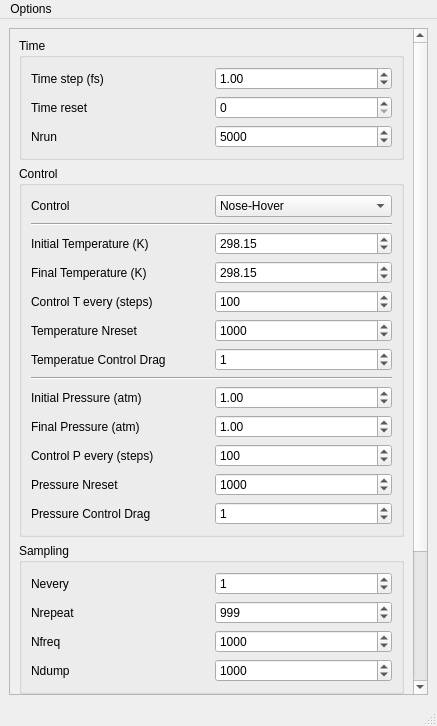
<?xml version="1.0" encoding="UTF-8"?>
<ui version="4.0">
 <class>MainWindow</class>
 <widget class="QMainWindow" name="MainWindow">
  <property name="geometry">
   <rect>
    <x>0</x>
    <y>0</y>
    <width>437</width>
    <height>726</height>
   </rect>
  </property>
  <property name="windowTitle">
   <string>MainWindow</string>
  </property>
  <widget class="QWidget" name="centralwidget">
   <layout class="QVBoxLayout" name="verticalLayout_5">
    <item>
     <widget class="QScrollArea" name="scrollArea">
      <property name="widgetResizable">
       <bool>true</bool>
      </property>
      <widget class="QWidget" name="scrollAreaWidgetContents">
       <property name="geometry">
        <rect>
         <x>0</x>
         <y>-290</y>
         <width>403</width>
         <height>952</height>
        </rect>
       </property>
       <layout class="QVBoxLayout" name="verticalLayout_6">
        <item>
         <widget class="QGroupBox" name="groupBox">
          <property name="title">
           <string>Time</string>
          </property>
          <property name="checkable">
           <bool>false</bool>
          </property>
          <layout class="QVBoxLayout" name="verticalLayout">
           <item>
            <layout class="QHBoxLayout" name="horizontalLayout_12">
             <item>
              <widget class="QLabel" name="label_12">
               <property name="text">
                <string>Time step (fs)</string>
               </property>
              </widget>
             </item>
             <item>
              <widget class="QDoubleSpinBox" name="spinbox_timestep">
               <property name="value">
                <double>1.000000000000000</double>
               </property>
              </widget>
             </item>
            </layout>
           </item>
           <item>
            <layout class="QHBoxLayout" name="horizontalLayout_14">
             <item>
              <widget class="QLabel" name="label_14">
               <property name="text">
                <string>Time reset</string>
               </property>
              </widget>
             </item>
             <item>
              <widget class="QSpinBox" name="spinbox_timereset"/>
             </item>
            </layout>
           </item>
           <item>
            <layout class="QHBoxLayout" name="horizontalLayout_13">
             <item>
              <widget class="QLabel" name="label_13">
               <property name="text">
                <string>Nrun</string>
               </property>
              </widget>
             </item>
             <item>
              <widget class="QSpinBox" name="spinbox_nrun">
               <property name="maximum">
                <number>99999999</number>
               </property>
               <property name="value">
                <number>5000</number>
               </property>
              </widget>
             </item>
            </layout>
           </item>
          </layout>
         </widget>
        </item>
        <item>
         <widget class="QGroupBox" name="groupBox_2">
          <property name="title">
           <string>Control</string>
          </property>
          <property name="checkable">
           <bool>false</bool>
          </property>
          <layout class="QVBoxLayout" name="verticalLayout_2">
           <item>
            <layout class="QHBoxLayout" name="horizontalLayout_4">
             <item>
              <widget class="QLabel" name="label_4">
               <property name="text">
                <string>Control</string>
               </property>
              </widget>
             </item>
             <item>
              <widget class="QComboBox" name="combobox_control">
               <item>
                <property name="text">
                 <string>Nose-Hover</string>
                </property>
               </item>
              </widget>
             </item>
            </layout>
           </item>
           <item>
            <widget class="Line" name="line">
             <property name="orientation">
              <enum>Qt::Horizontal</enum>
             </property>
            </widget>
           </item>
           <item>
            <layout class="QHBoxLayout" name="horizontalLayout">
             <item>
              <widget class="QLabel" name="label">
               <property name="text">
                <string>Initial Temperature (K)</string>
               </property>
              </widget>
             </item>
             <item>
              <widget class="QDoubleSpinBox" name="spinbox_initialtemperature">
               <property name="maximum">
                <double>99999999.000000000000000</double>
               </property>
               <property name="value">
                <double>298.149999999999977</double>
               </property>
              </widget>
             </item>
            </layout>
           </item>
           <item>
            <layout class="QHBoxLayout" name="horizontalLayout_2">
             <item>
              <widget class="QLabel" name="label_2">
               <property name="text">
                <string>Final Temperature (K)</string>
               </property>
              </widget>
             </item>
             <item>
              <widget class="QDoubleSpinBox" name="spinbox_finaltemperature">
               <property name="maximum">
                <double>99999999.000000000000000</double>
               </property>
               <property name="value">
                <double>298.149999999999977</double>
               </property>
              </widget>
             </item>
            </layout>
           </item>
           <item>
            <layout class="QHBoxLayout" name="horizontalLayout_5">
             <item>
              <widget class="QLabel" name="label_5">
               <property name="text">
                <string>Control T every (steps)</string>
               </property>
              </widget>
             </item>
             <item>
              <widget class="QSpinBox" name="spinbox_controltevery">
               <property name="maximum">
                <number>99999999</number>
               </property>
               <property name="value">
                <number>100</number>
               </property>
              </widget>
             </item>
            </layout>
           </item>
           <item>
            <layout class="QHBoxLayout" name="horizontalLayout_8">
             <item>
              <widget class="QLabel" name="label_8">
               <property name="text">
                <string>Temperature Nreset</string>
               </property>
              </widget>
             </item>
             <item>
              <widget class="QSpinBox" name="spinbox_temperaturenreset">
               <property name="maximum">
                <number>99999999</number>
               </property>
               <property name="value">
                <number>1000</number>
               </property>
              </widget>
             </item>
            </layout>
           </item>
           <item>
            <layout class="QHBoxLayout" name="horizontalLayout_6">
             <item>
              <widget class="QLabel" name="label_6">
               <property name="text">
                <string>Temperatue Control Drag</string>
               </property>
              </widget>
             </item>
             <item>
              <widget class="QSpinBox" name="spinbox_temperaturecontroldrag">
               <property name="value">
                <number>1</number>
               </property>
              </widget>
             </item>
            </layout>
           </item>
           <item>
            <widget class="Line" name="line_2">
             <property name="orientation">
              <enum>Qt::Horizontal</enum>
             </property>
            </widget>
           </item>
           <item>
            <layout class="QHBoxLayout" name="horizontalLayout_3">
             <item>
              <widget class="QLabel" name="label_3">
               <property name="text">
                <string>Initial Pressure (atm)</string>
               </property>
              </widget>
             </item>
             <item>
              <widget class="QDoubleSpinBox" name="spinbox_initialpressure">
               <property name="maximum">
                <double>99999999.000000000000000</double>
               </property>
               <property name="value">
                <double>1.000000000000000</double>
               </property>
              </widget>
             </item>
            </layout>
           </item>
           <item>
            <layout class="QHBoxLayout" name="horizontalLayout_16">
             <item>
              <widget class="QLabel" name="label_16">
               <property name="text">
                <string>Final Pressure (atm)</string>
               </property>
              </widget>
             </item>
             <item>
              <widget class="QDoubleSpinBox" name="spinbox_finalpressure">
               <property name="maximum">
                <double>99999999.000000000000000</double>
               </property>
               <property name="value">
                <double>1.000000000000000</double>
               </property>
              </widget>
             </item>
            </layout>
           </item>
           <item>
            <layout class="QHBoxLayout" name="horizontalLayout_17">
             <item>
              <widget class="QLabel" name="label_17">
               <property name="text">
                <string>Control P every (steps)</string>
               </property>
              </widget>
             </item>
             <item>
              <widget class="QSpinBox" name="spinbox_controlpevery">
               <property name="maximum">
                <number>99999999</number>
               </property>
               <property name="value">
                <number>100</number>
               </property>
              </widget>
             </item>
            </layout>
           </item>
           <item>
            <layout class="QHBoxLayout" name="horizontalLayout_18">
             <item>
              <widget class="QLabel" name="label_18">
               <property name="text">
                <string>Pressure Nreset</string>
               </property>
              </widget>
             </item>
             <item>
              <widget class="QSpinBox" name="spinbox_pressurenreset">
               <property name="maximum">
                <number>99999999</number>
               </property>
               <property name="value">
                <number>1000</number>
               </property>
              </widget>
             </item>
            </layout>
           </item>
           <item>
            <layout class="QHBoxLayout" name="horizontalLayout_19">
             <item>
              <widget class="QLabel" name="label_19">
               <property name="text">
                <string>Pressure Control Drag</string>
               </property>
              </widget>
             </item>
             <item>
              <widget class="QSpinBox" name="spinbox_pressurecontroldrag">
               <property name="value">
                <number>1</number>
               </property>
              </widget>
             </item>
            </layout>
           </item>
          </layout>
         </widget>
        </item>
        <item>
         <widget class="QGroupBox" name="groupBox_3">
          <property name="title">
           <string>Sampling</string>
          </property>
          <property name="flat">
           <bool>false</bool>
          </property>
          <property name="checkable">
           <bool>false</bool>
          </property>
          <layout class="QVBoxLayout" name="verticalLayout_3">
           <item>
            <layout class="QHBoxLayout" name="horizontalLayout_7">
             <item>
              <widget class="QLabel" name="label_7">
               <property name="text">
                <string>Nevery</string>
               </property>
              </widget>
             </item>
             <item>
              <widget class="QSpinBox" name="spinbox_nevery">
               <property name="maximum">
                <number>99999999</number>
               </property>
               <property name="value">
                <number>1</number>
               </property>
              </widget>
             </item>
            </layout>
           </item>
           <item>
            <layout class="QHBoxLayout" name="horizontalLayout_10">
             <item>
              <widget class="QLabel" name="label_10">
               <property name="text">
                <string>Nrepeat</string>
               </property>
              </widget>
             </item>
             <item>
              <widget class="QSpinBox" name="spinbox_nrepeat">
               <property name="maximum">
                <number>99999999</number>
               </property>
               <property name="value">
                <number>999</number>
               </property>
              </widget>
             </item>
            </layout>
           </item>
           <item>
            <layout class="QHBoxLayout" name="horizontalLayout_9">
             <item>
              <widget class="QLabel" name="label_9">
               <property name="text">
                <string>Nfreq</string>
               </property>
              </widget>
             </item>
             <item>
              <widget class="QSpinBox" name="spinbox_nfreq">
               <property name="maximum">
                <number>99999999</number>
               </property>
               <property name="value">
                <number>1000</number>
               </property>
              </widget>
             </item>
            </layout>
           </item>
           <item>
            <layout class="QHBoxLayout" name="horizontalLayout_11">
             <item>
              <widget class="QLabel" name="label_11">
               <property name="text">
                <string>Ndump</string>
               </property>
              </widget>
             </item>
             <item>
              <widget class="QSpinBox" name="spinbox_ndump">
               <property name="maximum">
                <number>99999999</number>
               </property>
               <property name="value">
                <number>1000</number>
               </property>
              </widget>
             </item>
            </layout>
           </item>
          </layout>
         </widget>
        </item>
        <item>
         <widget class="QGroupBox" name="groupBox_4">
          <property name="title">
           <string>Dump</string>
          </property>
          <property name="flat">
           <bool>false</bool>
          </property>
          <property name="checkable">
           <bool>false</bool>
          </property>
          <layout class="QVBoxLayout" name="verticalLayout_4">
           <item>
            <layout class="QHBoxLayout" name="horizontalLayout_15">
             <item>
              <widget class="QLabel" name="label_15">
               <property name="text">
                <string>Properties</string>
               </property>
              </widget>
             </item>
             <item>
              <widget class="QLineEdit" name="lineedit_properties">
               <property name="text">
                <string>id mol type x y z ix iy iz vx vy vz fx fy fz</string>
               </property>
              </widget>
             </item>
            </layout>
           </item>
          </layout>
         </widget>
        </item>
        <item>
         <widget class="QGroupBox" name="groupBox_5">
          <property name="title">
           <string>Box Dimensions</string>
          </property>
          <property name="flat">
           <bool>false</bool>
          </property>
          <property name="checkable">
           <bool>false</bool>
          </property>
          <layout class="QVBoxLayout" name="verticalLayout_7">
           <item>
            <layout class="QHBoxLayout" name="horizontalLayout_21">
             <item>
              <widget class="QLabel" name="label_21">
               <property name="text">
                <string>Set cubic</string>
               </property>
              </widget>
             </item>
             <item>
              <widget class="QCheckBox" name="checkbox_setcubic">
               <property name="text">
                <string/>
               </property>
              </widget>
             </item>
            </layout>
           </item>
           <item>
            <layout class="QHBoxLayout" name="horizontalLayout_20">
             <item>
              <widget class="QLabel" name="label_20">
               <property name="text">
                <string>Chnage to</string>
               </property>
              </widget>
             </item>
             <item>
              <widget class="QComboBox" name="combobox_rhoaverage">
               <item>
                <property name="text">
                 <string>Last trajectory</string>
                </property>
               </item>
               <item>
                <property name="text">
                 <string>Computed ρ(average)</string>
                </property>
               </item>
              </widget>
             </item>
            </layout>
           </item>
          </layout>
         </widget>
        </item>
       </layout>
      </widget>
     </widget>
    </item>
   </layout>
  </widget>
  <widget class="QMenuBar" name="menubar">
   <property name="geometry">
    <rect>
     <x>0</x>
     <y>0</y>
     <width>437</width>
     <height>22</height>
    </rect>
   </property>
   <widget class="QMenu" name="menuOptions">
    <property name="title">
     <string>Options</string>
    </property>
    <addaction name="actionDefaults"/>
    <addaction name="separator"/>
    <addaction name="actionSave"/>
    <addaction name="actionLoad"/>
   </widget>
   <addaction name="menuOptions"/>
  </widget>
  <widget class="QStatusBar" name="statusbar"/>
  <action name="actionDefaults">
   <property name="text">
    <string>Defaults</string>
   </property>
  </action>
  <action name="actionLoad">
   <property name="text">
    <string>Load...</string>
   </property>
  </action>
  <action name="actionSave">
   <property name="text">
    <string>Save...</string>
   </property>
  </action>
 </widget>
 <resources/>
 <connections/>
</ui>
